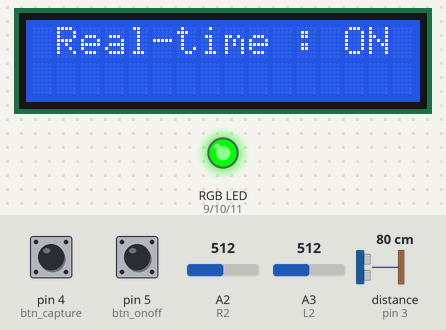
Recording of a sketch running on a simulated Arduino Uno, built with avr-gcc and run on an emulated ATmega328P. On the bench: 16×2 character LCD, an RGB LED mixed from three pins (HIGH = lit). Wiring (inferred from the names in the program): ultrasonic range finder: trigger pin 2; echo pin 3. Dashed ring = blinking. The test bench sets the inputs (shaded band); at power-on: pin 4 (btn_capture) HIGH, pin 5 (btn_onoff) HIGH, distance to the obstacle (sensor on pin 3) 80 cm, A2 (R2) = 512, A3 (L2) = 512. The echo pulse lasts 58.3 µs per cm; random numbers use the default seed unless the sketch sets one; pins used as bus, display or sensor lines are not drawn; what the sketch prints to the serial monitor is not drawn.

Above: at 1.2 s.
1.3 s: pin 4 (btn_capture) pulled LOW for 0.15 s
At 1.9 s:
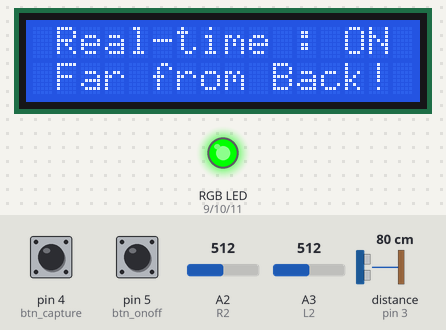
6.1 s: pin 5 (btn_onoff) pulled LOW for 0.15 s
At 7.5 s:
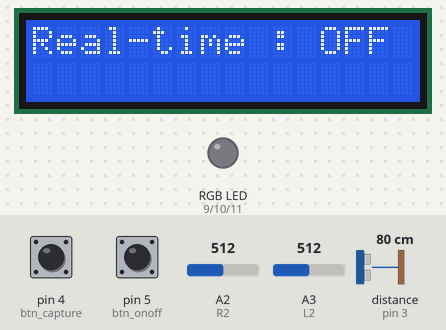
10.6 s: pin 4 (btn_capture) pulled LOW for 1 s
At 12.8 s:
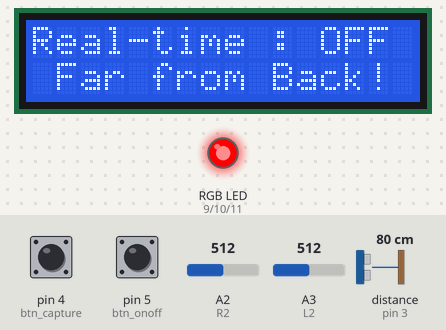
14.4 s: pin 5 (btn_onoff) pulled LOW for 1 s
At 16.1 s:
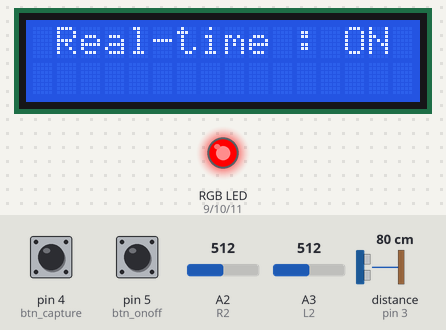
18.4 s: distance to the obstacle (sensor on pin 3) set to 2 cm
21.7 s: pin 4 (btn_capture) pulled LOW for 3.2 s
At 26.1 s:
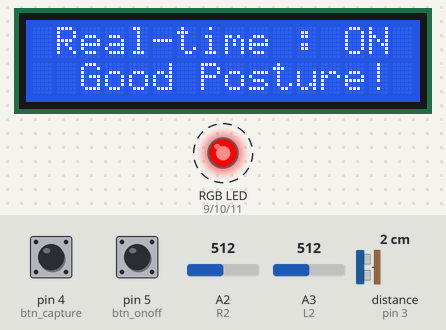
Timing chart, 0 to 28.7 s (numbered marks = the images above; inputs shaded):
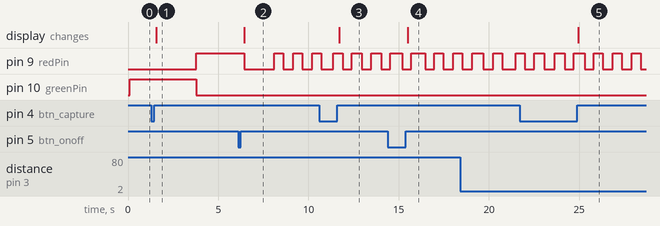

Measured:
- after the input at 1.3 s, the display: changes after 0.28 s (image 1)
- after the input at 6.1 s, the display: changes after 0.33 s (image 2)
- after the input at 10.6 s, the display: changes after 1.1 s (image 3)
- after the input at 14.4 s, the display: changes after 1.1 s (image 4)
- after the input at 21.7 s, the display: changes after 3.2 s (image 5)
- by itself, pin 9 (redPin): alternates HIGH for 0.53 s and LOW for 0.53 s

The sketch:

MAINplusBT_modified.ino
```cpp
//last update 20.06.02
// 핀 번호 할당 ---------------------------------------------------------
#define L2 A3                     // 압력 센서 핀
#define R2 A2
#define TRIG 2                    // 초음파 센서 핀
#define ECHO 3
#define redPin 9                  // 실시간 알림용 led 핀
#define greenPin 10
#define bluePin 11
#define btn_onoff 5               // 실시간 LED 알림 onoff 버튼 (흰색)
#define btn_capture 4             // 실시간 자세 LCD 확인 버튼 (검정색)
#define bteTx 14                  // TXD pin번호
#define bteRx 15                  // RxD pin번호

// 라이브러리 및 객체 선언 ----------------------------------------------
#include <LiquidCrystal_I2C.h>    // LCD
LiquidCrystal_I2C lcd(0x27,16,2);
#include <SoftwareSerial.h>       // 블루투스모듈
SoftwareSerial bteSerial(bteTx, bteRx);

// Parameters ------------------------------------------------------------
// 자세의 종류 및 개수
enum POSTURES {PROPER=0, HIP_FRONT, BEND_LEFT, BEND_RIGHT, BACK_CURVED};
const int posnum = 5;
// LCD 윗줄 출력 문구: LED 실시간 알림 모드 ON/OFF
String RTonoff[2] = {"Real-time : OFF", " Real-time : ON "};  // LCD 첫째 줄 문구 (실시간 LED 알림 on/off 상태)
// LCD 아래줄 문구: 현재 자세
String pos[posnum] = {"  Good Posture! ", " Far from Back! ", "   Bend Left!   ", "   Bend Right!  ", "  Back Curved!  "};
const float distanceSN = 3.22;    // 엉덩이가 떨어져 앉은 것으로 판단하는 초음파 센서 거리 기준
const int notBalanceDiff = 200;   // 좌우 불균형으로 판단하는 압력 센서 차이 값 기준
const int minWeight = 100;        // 앉았다고 판단하는 압력 센서 값
const int sstime = 10;            // 자세 판별 간격: 1초
const int maxDATA = 100;          // 데이터가 이만큼 모이면 데이터 분석 및 어플로 REPORT 전송
//const int stretchTime = 150;      // 스트레칭 알림 주기 (15초 이상 오래 앉아있을 시 알림)
const int stretchTime = 70;       // 스트레칭 알림 주기 (15초 이상 오래 앉아있을 시 알림)
const int ledDuration = 500;      // led 점멸 시간 간격: 500ms
const int loopPeriod = 100;       // main loop 간격: 100ms
const int BADnum = 3;             // 3초 이상 나쁜 자세 유지시 LED 실시간 알림

// Global Variables --------------------------------------------------------
bool btn_onoff_pushed = false;    // LED onoff 버튼이 직전 loop에서 눌렸었는지
bool btn_capture_pushed = false;  // LCD 표시 버튼이 직전 loop에서 눌렸었는지
int isRealtimeON = 1;             // 실시간 LED 알림 Mode의 ON/OFF 상태 (초기 on)
int sscnt = 0;                    // 자세 판별 간격 측정 변수 (sstime이 되면 판별)
int currPos = PROPER;             // 판별된 현재 자세를 담는 변수
int posDATA[posnum] = {0,};       // 판단 자세 결과 누적 (각 index는 enum POSTURES의 index와 일치)
int numDATA = 0;                  // posDATA에 모인 데이터 개수
int sitTime = 0;                  // 앉은 누적 시간 측정 (자세가 바르던 나쁘던 앉기만 하면 = FSR에 뭔가 감지되기만 하면)
unsigned long prevLEDtime = 0;    // led 점멸을 위한 시간 측정
unsigned long currentTime = 0;    // 시스템 동작 시간
bool isLEDon = false;             // 점멸하는 led의 onoff 상태
int badCnt = 0;                   // 연속 나쁜 자세 개수 카운트

// FUCNTIONS --------------------------------------------------------------
// 압력 센서 값을 읽어, 앉아있는지 여부를 반환하는 함수, 앉아있다면 TRUE 반환
bool checkSIT(int l, int r){
  if (l >= minWeight || r >= minWeight)
    return true;
  else
    return false;
}

// 등받이와 엉덩이 사이 거리를 측정해 반환하는 함수
float UltraSonic()
{
  digitalWrite(TRIG, HIGH);
  delayMicroseconds(10);
  digitalWrite(TRIG, LOW);

  int duration = pulseIn(ECHO, HIGH);
  float cm = (float)duration / 29 / 2;

  Serial.print("등받이와의 거리 : ");   // DEBUG
  Serial.print(cm);
  Serial.println("cm");

  return cm;
}

// 압력 센서 값을 통해 좌우 불균형을 판단하는 함수 (오른쪽 : 1, 균형 : 0, 왼쪽 : 2)
int sideBalance(int L, int R) {
  if(L < R - notBalanceDiff){
    return 1;
  }
  else if(L >= R + notBalanceDiff) {
    return 2;
  }
  else {
    return 0;
  }
}

// 라즈베리파이를 호출해 현재 딥러닝 모델이 허리가 굽었는지를 판독한 결과를 받아오는 함수
bool checkBackBend(){
  // Serial.println("RASPBERRY")
  // while(True) {if received signal: break}
  // return received;
  return false;             //DEBUG 허리가 굽지 않았으면(바른 자세면) false 반환
}

// RGB LED에 r,g,b값에 해당하는 색깔을 출력하는 함수
void RGBWrite(int r, int g, int b){
  analogWrite(redPin, r);
  analogWrite(greenPin, g);
  analogWrite(bluePin, b);
}

// 어플에 레포트를 띄우기 위해 instruction을 생성하고 전달하는 함수
void ShowReport(int RptArr[], int n)
{
  String instruction = "R";
  int sum = 0;
  for (int i = 0; i < n; ++i) sum += RptArr[i];
  if (sum){                             // 각 자세의 비율을 구해 instruction에 추가한다
    for (int i = 0; i < n; ++i){
      int rate = 100*RptArr[i]/sum;     // instruction format: "R 00 00 00 00 00"
      instruction += " ";
      instruction += rate;
    }
  }
  else return;                          // sum = 0이면 instruction을 생성하지 않고 return
  bteSerial.print(instruction);
}

// 어플에 스트레칭 알림을 보내기 위한 instruction을 생성하고 전달하는 함수
void StretchingAlarm()
{
  int recommendNUM = random(1,6);       // 추천 스트레칭 선정
  String instruction = "S";
  instruction += recommendNUM;
  bteSerial.print(instruction);         // S1 ~ S5라는 instruction을 랜덤으로 전달
}

// MAIN =========================================================================
void setup()
{
  Serial.begin(9600);
  bteSerial.begin(9600);

  pinMode(btn_onoff, INPUT_PULLUP);     // pin mapping
  pinMode(btn_capture, INPUT_PULLUP);
  pinMode(TRIG, OUTPUT);
  pinMode(ECHO, INPUT);
  pinMode(redPin, OUTPUT);
  pinMode(greenPin, OUTPUT);
  pinMode(bluePin, OUTPUT);

  lcd.init();                           // lcd setup
  lcd.backlight();
  lcd.clear();
  lcd.setCursor(0, 0);
  lcd.print(RTonoff[isRealtimeON]);

  RGBWrite(0,0,0);                      // led setup
}

void loop()
{
  // 앉았는지 확인하는 부분 -------------------------------------
  int valL = analogRead(L2);            // read 압력센서
  int valR = analogRead(R2);
  bool isSIT = checkSIT(valL, valR);    // 앉았는지 판단 => isSIT

  if(isSIT) ++sitTime;                  // 앉았으면 앉은 시간 ++
  else {                                // 앉지 않았으면 앉은 시간, 현재 자세,
    sitTime = 0;                        //   누적 나쁜 자세 개수 초기화
    currPos = PROPER;
    badCnt = 0;
  }

  // 각 버튼이 눌렸는지를 감지하는 부분 ---------------------------
  int btn_onoff_pushing = digitalRead(btn_onoff);
  int btn_capture_pushing = digitalRead(btn_capture);

  if(btn_onoff_pushing == LOW){               // LED 실시간 onoff 모드 전환 버튼
    btn_onoff_pushed = true;
  }
  else{
    if(btn_onoff_pushed == true){             // 버튼이 눌리면
      isRealtimeON = (isRealtimeON + 1) % 2;  // Mode를 전환하고
      lcd.clear();                            // LCD 첫 줄에 띄운다
      lcd.setCursor(0, 0);
      lcd.print(RTonoff[isRealtimeON]);       // isRealtimeON이 0이면 off, 1은 on
      btn_onoff_pushed = false;
    }
  }

  if(btn_capture_pushing == LOW){             // LCD 현재 자세 표시 버튼
    btn_capture_pushed = true;
  }
  else{
    if(btn_capture_pushed == true){           // 버튼이 눌리면
      if(isSIT){                              // 그리고 앉아있다면
        lcd.clear();                          // LCD 첫 줄에 현재 LED onoff 모드를
        lcd.setCursor(0, 0);
        lcd.print(RTonoff[isRealtimeON]);
        lcd.setCursor(0, 1);                  // 둘째 줄에 현재 자세를 출력
        lcd.print(pos[currPos]);              // pos배열의 currPos번째 문구 = 현재 자세 문구
      }
      btn_capture_pushed = false;
    }
  }

  // 자세 판단 부분 --------------------------------------------------------------
  if(isSIT){
    if(sscnt < sstime) ++sscnt;                 // 자세 판단 간격 count
    else{                                       // 자세 판단 시간이 되었을 때
      sscnt = 0;

      if(UltraSonic() > distanceSN)                 // 1st: 초음파 센서 거리 체크
        currPos = HIP_FRONT;                        // => [1] 엉덩이를 붙이지 않은 자세
      else{
        int checkBalance = sideBalance(valL, valR); // 2nd: 압력 센서 좌우 기울어짐 체크
        if (checkBalance == 2){
          currPos = BEND_LEFT;                      // => [2] 왼쪽으로 기운 자세
        }
        else if (checkBalance == 1){
          currPos = BEND_RIGHT;                     // => [3] 오른쪽으로 기운 자세
        }
        else{
          if (checkBackBend())                      // 3rd: 이미지 센서 허리 굽음 체크
            currPos = BACK_CURVED;                  // => [4] 허리가 굽은 자세
          else currPos = PROPER;                    // => [0]. 바른 자세
        }
      }

      posDATA[currPos] += 1;                        // 판단 자세 결과를 posDATA에 누적
      ++numDATA;

      if(currPos) ++badCnt;                         // 판단 결과가 나쁜 자세면 badcnt++
      else badCnt = 0;                              // 판단 결과가 바른 자세면 badcnt 리셋

      Serial.print("LEFT: ");                       // DEBUG
      Serial.print(valL);
      Serial.print(" / RIGHT: ");
      Serial.println(valR);
      Serial.print("sitTime: ");
      Serial.println(sitTime);
      Serial.print("dataNUM: ");
      Serial.println(numDATA);
      Serial.print("badCnt: ");
      Serial.println(badCnt);
      Serial.println("==================현재 자세==================");
      Serial.println(pos[currPos]);
      Serial.println("=============================================");
    }
  }

  // RGB LED 출력 부분 -----------------------------------------------------------
  currentTime = millis();                         // 현재 시간 측정
  if (!isSIT) RGBWrite(0,0,0);                    // 앉아있지 않으면 LED off
  else if (sitTime == stretchTime){               // 스트레칭 시간까지 오래 앉아있을 때
    StretchingAlarm();                            // 어플로 스트레칭 알림 전송
  }
  else if (sitTime > stretchTime){                // 스트레칭 알림이 갔음에도 계속 앉아있다면
    if(currentTime > prevLEDtime + ledDuration){  // LED 점멸
      prevLEDtime = currentTime;
      isLEDon = !isLEDon;
      RGBWrite(255*isLEDon, 0, 0);
      //RGBWrite(255*isLEDon, 255*isLEDon, 0);      // isLEDon이 true면 ON, false면 OFF
    }
  }
  else if (isRealtimeON){                         // 아직 스트레칭 시간이 아니고 실시간 알림이 on이면
    if(badCnt >= BADnum) RGBWrite(255, 0, 0);     // 나쁜 자세가 일정 시간 지속되면 빨간 색
    else RGBWrite(0, 255, 0);                     // 그 외 초록색
  }
  else RGBWrite(0,0,0);                           // 앉아있지만, 실시간 알림이 off면 LED off

  // 자세 데이터를 모아 분석 REPORT를 생성하고 어플에 보내는 부분 -------------------
  if(numDATA >= maxDATA){
    ShowReport(posDATA, posnum);
    numDATA = 0;
    for (int i=0; i<posnum; ++i) posDATA[i]=0;    // posDATA 초기화
  }

  delay(loopPeriod);
}
```
